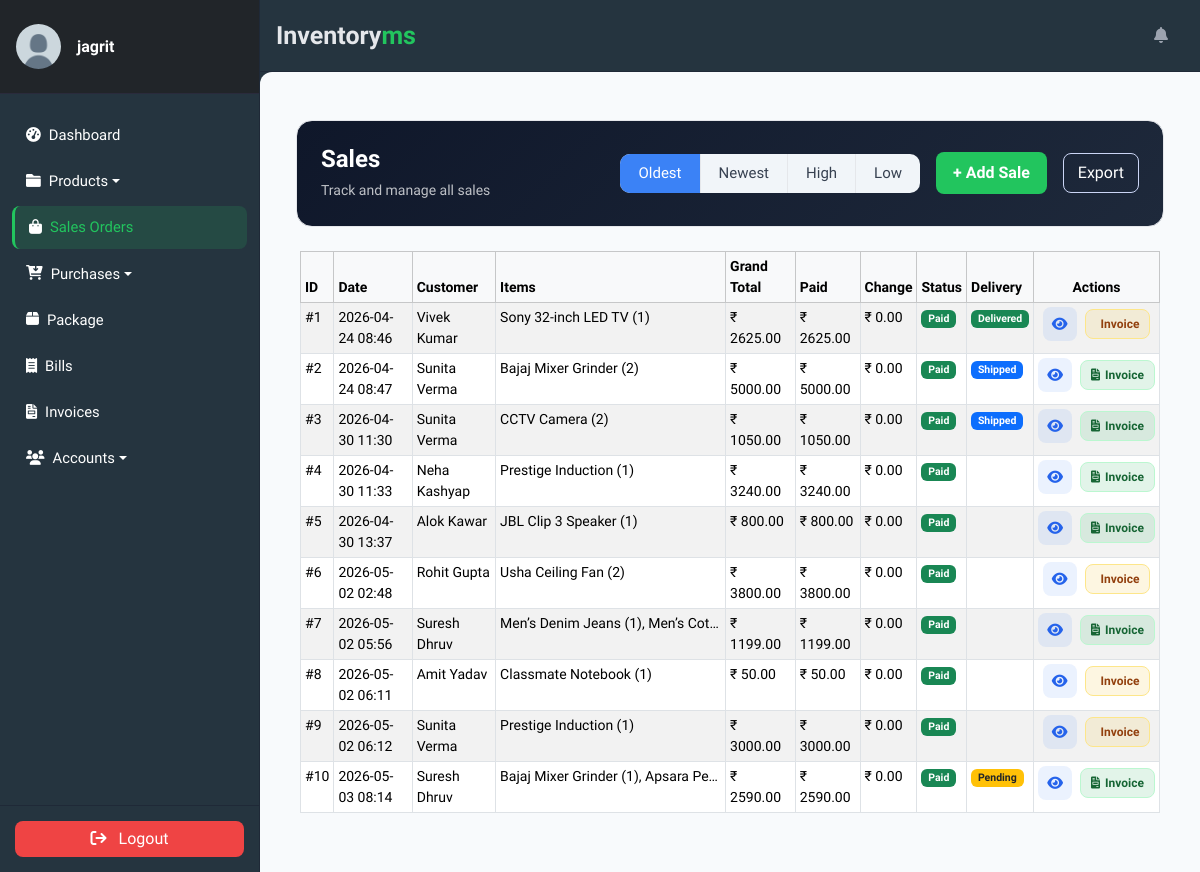
Screenshot of /transactions/sales/ (signed in) with the database file from the repository.
### accounts/models.py (models this page shows, shortened)
class Profile(models.Model):
    user = models.OneToOneField(
        User, on_delete=models.CASCADE, verbose_name='User'
    )
    slug = AutoSlugField(
        unique=True,
        verbose_name='Account ID',
        populate_from='email'
    )
    profile_picture = ProcessedImageField(
        default='profile_pics/default.jpg',
        upload_to='profile_pics',
        format='JPEG',
        processors=[ResizeToFill(150, 150)],
        options={'quality': 100}
    )
    telephone = PhoneNumberField(
        null=True, blank=True, verbose_name='Telephone'
    )
    email = models.EmailField(
        max_length=150, blank=True, null=True, verbose_name='Email'
    )
    first_name = models.CharField(
        max_length=30, blank=True, verbose_name='First Name'
    )
    last_name = models.CharField(
        max_length=30, blank=True, verbose_name='Last Name'
    )
    status = models.CharField(
        choices=STATUS_CHOICES,
        max_length=12,
        default='INA',
        verbose_name='Status'
    )
    role = models.CharField(
        choices=ROLE_CHOICES,
        max_length=12,
        blank=True,
        null=True,
        verbose_name='Role'
    )
    class Meta:
        ordering = ['slug']
        verbose_name = 'Profile'
        verbose_name_plural = 'Profiles'

class Customer(models.Model):
    first_name = models.CharField(max_length=256)
    last_name = models.CharField(max_length=256, blank=True, null=True)
    address = models.TextField(max_length=256, blank=True, null=True)
    email = models.EmailField(max_length=256, blank=True, null=True)
    phone = models.CharField(max_length=30, blank=True, null=True)
    loyalty_points = models.IntegerField(default=0)
    class Meta:
        db_table = 'Customers'
    def __str__(self) -> str:
        return self.get_full_name()
    def get_full_name(self):
        return f"{self.first_name} {self.last_name or ''}".strip()

### transactions/models.py (models this page shows, shortened)
class Sale(models.Model):
    date_added = models.DateTimeField(
        auto_now_add=True,
        verbose_name="Sale Date"
    )
    customer = models.ForeignKey(
        Customer,
        on_delete=models.DO_NOTHING,
        db_column="customer"
    )
    sub_total = models.DecimalField(
        max_digits=10,
        decimal_places=2,
        default=0.0
    )
    grand_total = models.DecimalField(
        max_digits=10,
        decimal_places=2,
        default=0.0
    )
    tax_amount = models.DecimalField(
        max_digits=10,
        decimal_places=2,
        default=0.0
    )
    tax_percentage = models.FloatField(default=0.0)
    amount_paid = models.DecimalField(
        max_digits=10,
        decimal_places=2,
        default=0.0
    )
    amount_change = models.DecimalField(
        max_digits=10,
        decimal_places=2,
        default=0.0
    )
    class Meta:
        db_table = "sales"
        verbose_name = "Sale"
        verbose_name_plural = "Sales"

class SaleDetail(models.Model):
    sale = models.ForeignKey(
        Sale,
        on_delete=models.CASCADE,
        db_column="sale",
        related_name="saledetail_set"
    )
    item = models.ForeignKey(
        Item,
        on_delete=models.DO_NOTHING,
        db_column="item"
    )
    price = models.DecimalField(
        max_digits=10,
        decimal_places=2
    )
    quantity = models.PositiveIntegerField()
    total_detail = models.DecimalField(max_digits=10, decimal_places=2)
    class Meta:
        db_table = "sale_details"
        verbose_name = "Sale Detail"
        verbose_name_plural = "Sale Details"

### store/models.py (models this page shows, shortened)
class Item(models.Model):
    slug = AutoSlugField(unique=True, populate_from='name')
    name = models.CharField(max_length=50)
    sku = models.CharField(max_length=32, unique=True, null=True, blank=True)
    description = models.TextField(max_length=256)
    category = models.ForeignKey(Category, on_delete=models.CASCADE)
    quantity = models.IntegerField(default=0)
    low_stock_threshold = models.PositiveIntegerField(default=5)
    price = models.FloatField(default=0)
    cost_price = models.FloatField(default=0)
    image = models.ImageField(
        upload_to='products/', null=True, blank=True,
        help_text="Product image (optional). JPG / PNG / WebP."
    )
    expiring_date = models.DateTimeField(null=True, blank=True)
    vendor = models.ForeignKey(Vendor, on_delete=models.SET_NULL, null=True)
    class Meta:
        ordering = ['name']
        verbose_name_plural = 'Items'

class Delivery(models.Model):
    sale = models.OneToOneField(
        'transactions.Sale',
        on_delete=models.CASCADE,
        null=True, blank=True,
        related_name='delivery',
        help_text="The Sale this delivery fulfils. NULL = manual delivery.",
    )
    status = models.CharField(
        max_length=10,
        choices=DELIVERY_STATUS,
        default='PENDING',
        db_index=True,
    )
    shipped_date = models.DateTimeField(null=True, blank=True)
    delivered_date = models.DateTimeField(null=True, blank=True)
    item = models.ForeignKey(
        Item, blank=True, null=True, on_delete=models.SET_NULL
    )
    invoice = models.ForeignKey(
        'invoice.Invoice', blank=True, null=True,
        on_delete=models.SET_NULL, related_name='deliveries'
    )
    customer = models.ForeignKey(
        'accounts.Customer', blank=True, null=True,
        on_delete=models.SET_NULL, related_name='deliveries'
    )
    customer_name = models.CharField(max_length=60, blank=True, null=True)
    email = models.EmailField(max_length=120, blank=True, null=True)
    phone_number = models.CharField(max_length=15, blank=True, null=True)
    location = models.CharField(max_length=255, blank=True, null=True)
    date = models.DateTimeField(null=True, blank=True)
    is_delivered = models.BooleanField(default=False, verbose_name='Is Delivered')
    class Meta:
        ordering = ['-id']
    _PHONE_RE = re.compile(r'^[6-9]\d{9}$')

### transactions/views.py (the view)
# urls.py: path('sales/', SaleListView.as_view(), name='saleslist'),
class SaleListView(LoginRequiredMixin, ListView):
    model = Sale
    template_name = "transactions/sales_list.html"
    context_object_name = "sales"
    paginate_by = 10
    def get_queryset(self):
        order = self.request.GET.get('order', 'old')
        qs = Sale.objects.select_related('customer').prefetch_related(
            'saledetail_set__item'
        )
        if order == 'new':
            return qs.order_by('-date_added')
        elif order == 'high':
            return qs.order_by('-grand_total')
        elif order == 'low':
            return qs.order_by('grand_total')
        else:
            return qs.order_by('date_added')
    def get_context_data(self, **kwargs):
        ctx = super().get_context_data(**kwargs)
        from invoice.models import Invoice
        from store.models import Delivery
        invoiced_sale_ids = set(
            Invoice.objects.filter(sale__isnull=False)
            .values_list('sale_id', flat=True)
        )
        ctx['invoiced_sale_ids'] = invoiced_sale_ids
        delivery_map = {
            d['sale_id']: d
            for d in Delivery.objects.filter(sale__isnull=False)
            .values('sale_id', 'id', 'status')
        }
        ctx['delivery_map'] = delivery_map
        return ctx

### transactions/templates/transactions/sales_list.html (shortened to what this page needs)
{% extends "store/base.html" %}
{% load static %}
{% block content %}
<div class="container my-4">
    <div class="card header-dark rounded-4 p-4">
        <div class="d-flex flex-wrap justify-content-between align-items-center gap-3">
            <div>
                <h4 class="mb-1 text-white fw-bold">Sales</h4>
                <small class="text-light opacity-75">Track and manage all sales</small>
            </div>
            <div class="d-flex flex-wrap align-items-center gap-3">
                <div class="sort-container">
                    <a href="?order=old"
                       class="sort-btn {% if request.GET.order == 'old' or not request.GET.order %}active-primary{% endif %}">
                        Oldest
                    </a>
                    <a href="?order=new"
                       class="sort-btn {% if request.GET.order == 'new' %}active-primary{% endif %}">
                        Newest
                    </a>
                    <a href="?order=high"
                       class="sort-btn {% if request.GET.order == 'high' %}active-success{% endif %}">
                        High
                    </a>
                    <a href="?order=low"
                       class="sort-btn {% if request.GET.order == 'low' %}active-success{% endif %}">
                        Low
                    </a>
                </div>
                <a href="{% url 'sale-create' %}" class="btn add-sale-btn">
                    + Add Sale
                </a>
                <a href="{% url 'sales-export' %}" class="btn export-btn">
                    Export
                </a>
            </div>
        </div>
    </div>
</div>
<div class="container px-3">
    <table class="table table-bordered table-striped table-hover table-sm">
        <thead class="table-light">
            <tr>
                <th>ID</th>
                <th>Date</th>
                <th>Customer</th>
                <th>Items</th>
                <th>Grand Total</th>
                <th>Paid</th>
                <th>Change</th>
                <th>Status</th>
                <th>Delivery</th>
                <th class="text-center">Actions</th>
            </tr>
        </thead>
        <tbody>
            {% for sale in sales %}
            <tr>
                <td>#{{ sale.id }}</td>
                <td>{{ sale.date_added|date:"Y-m-d H:i" }}</td>
                <td>{{ sale.customer }}</td>
                <td class="items-cell">
                    {% for detail in sale.saledetail_set.all %}
                        {{ detail.item.name }} ({{ detail.quantity }}){% if not forloop.last %}, {% endif %}
                    {% empty %}
                        None
                    {% endfor %}
                </td>
                <td>₹ {{ sale.grand_total }}</td>
                <td>₹ {{ sale.amount_paid }}</td>
                <td>₹ {{ sale.amount_change }}</td>
                <td>
                    {% if sale.amount_paid >= sale.grand_total %}
                        <span class="badge bg-success">Paid</span>
                    {% elif sale.amount_paid > 0 %}
                        <span class="badge bg-warning text-dark">Partial</span>
                    {% else %}
                        <span class="badge bg-danger">Unpaid</span>
                    {% endif %}
                </td>
                <td>
                    {% for key, dinfo in delivery_map.items %}{% if key == sale.id %}
                        {% if dinfo.status == 'DELIVERED' %}
                            <a href="{% url 'delivery-detail' dinfo.id %}"
                               class="badge bg-success text-decoration-none">Delivered</a>
                        {% elif dinfo.status == 'SHIPPED' %}
                            <a href="{% url 'delivery-detail' dinfo.id %}"
                               class="badge bg-primary text-decoration-none">Shipped</a>
                        {% else %}
                            <a href="{% url 'delivery-detail' dinfo.id %}"
                               class="badge bg-warning text-dark text-decoration-none">Pending</a>
                        {% endif %}
                    {% endif %}{% endfor %}
                </td>
                <td class="text-center">
                    <div class="d-flex justify-content-center align-items-center gap-2">
                        <a class="view-btn" href="{% url 'sale-detail' sale.id %}" title="View sale">
                            <i class="fa-solid fa-eye"></i>
                        </a>
                        {% if sale.id in invoiced_sale_ids %}
                            <a class="inv-btn inv-btn--exists"
                               href="{% url 'invoice-detail' sale.invoice.slug %}"
                               title="View invoice {{ sale.invoice.invoice_number }}">
                                <i class="fa-solid fa-file-invoice"></i>
                                <span>Invoice</span>
                            </a>
                        {% else %}
                            <a class="inv-btn inv-btn--create"
                               href="{% url 'invoice-from-sale' sale.id %}"
                               title="Generate invoice from this sale">
                                <span>Invoice</span>
                            </a>
                        {% endif %}
                    </div>
                </td>
            </tr>
            {% endfor %}
        </tbody>
    </table>
</div>
{% endblock %}

### store/templates/store/sidebar.html (shortened to what this page needs)
{% load static %}
<aside class="sidebar">
    <div class="sidebar-header d-flex align-items-center px-3 py-4">
        <a href="{% url 'user-profile' %}" class="d-flex align-items-center text-decoration-none">
            {% if request.user.profile.profile_picture %}
                <img class="rounded-circle img-fluid" width="45"
                     src="{{ request.user.profile.profile_picture.url }}">
            {% else %}
                <img class="rounded-circle img-fluid" width="45"
                     src="{% static 'default-avatar.png' %}">
            {% endif %}
            <div class="ms-3">
                <h6 class="mb-0 fw-semibold">
                    {{ request.user.username }}
                </h6>
            </div>
        </a>
    </div>
    <div class="nav-container">
        <ul class="nav flex-column mt-2">
            <li class="nav-item mb-1">
                <a class="nav-link {% if request.resolver_match.url_name == 'dashboard' %}active{% endif %}"
                   href="{% url 'dashboard' %}">
                    <i class="fa fa-tachometer-alt me-2"></i> Dashboard
                </a>
            </li>
            <li class="nav-item mb-1 dropdown">
                <a class="nav-link dropdown-toggle
                   {% if request.resolver_match.url_name == 'productslist' or request.resolver_match.url_name == 'category-list' %}active{% endif %}"
                   href="#" data-bs-toggle="dropdown">
                    <i class="fa fa-folder me-2"></i> Products
                </a>
            </li>
            <li class="nav-item mb-1">
                <a class="nav-link {% if request.resolver_match.url_name == 'saleslist' %}active{% endif %}"
                   href="{% url 'saleslist' %}">
                    <i class="fa fa-shopping-bag me-2"></i> Sales Orders
                </a>
            </li>
            <li class="nav-item mb-1 dropdown">
                <a class="nav-link dropdown-toggle
                   "
                   href="#" data-bs-toggle="dropdown">
                    <i class="fa-solid fa-cart-arrow-down me-2"></i> Purchases
                </a>
            </li>
            <li class="nav-item mb-1">
                <a class="nav-link {% if request.resolver_match.url_name == 'deliveries' %}active{% endif %}"
                   href="{% url 'deliveries' %}">
                    <i class="fa-solid fa-box me-2"></i> Package
                </a>
            </li>
            <li class="nav-item mb-1">
                <a class="nav-link {% if request.resolver_match.url_name == 'bill_list' %}active{% endif %}"
                   href="{% url 'bill_list' %}">
                    <i class="fa-solid fa-receipt me-2"></i>Bills
                </a>
            </li>
            <li class="nav-item mb-1">
                <a class="nav-link {% if request.resolver_match.url_name == 'invoicelist' %}active{% endif %}"
                   href="{% url 'invoicelist' %}">
                    <i class="fa-solid fa-file-invoice me-2"></i>Invoices
                </a>
            </li>
            <li class="nav-item mb-1 dropdown">
                <a class="nav-link dropdown-toggle
                   {% if request.resolver_match.url_name == 'profile_list' or request.resolver_match.url_name == 'customer_list' or request.resolver_match.url_name == 'vendor-list' %}active{% endif %}"
                   href="#" data-bs-toggle="dropdown">
                    <i class="fa fa-users me-2"></i> Accounts
                </a>
            </li>
        </ul>
    </div>
    <div class="sidebar-footer text-center">
        <form method="post" action="{% url 'user-logout' %}">
            <button type="submit" class="btn w-100">
                <i class="fa fa-sign-out me-2"></i> Logout
            </button>
        </form>
    </div>
</aside>

### rows the page displays
Sale: id "1", date_added "2026-04-24 08:46", customer "Vivek Kumar", grand_total "2625.00", amount_paid "2625.00", amount_change "0.00", shows "Paid", shows "Invoice"
SaleDetail: item.name "Sony 32-inch LED TV", quantity "1"
Delivery: status "Delivered"
Sale: id "2", date_added "2026-04-24 08:47", customer "Sunita Verma", grand_total "5000.00", amount_paid "5000.00", amount_change "0.00", shows "Paid"
SaleDetail: item.name "Bajaj Mixer Grinder", quantity "2"
Delivery: status "Shipped"
Sale: id "3", date_added "2026-04-30 11:30", customer "Sunita Verma", grand_total "1050.00", amount_paid "1050.00", amount_change "0.00", shows "Paid"
SaleDetail: item.name "CCTV Camera", quantity "2"
Delivery: status "Shipped"
Sale: id "4", date_added "2026-04-30 11:33", customer "Neha Kashyap", grand_total "3240.00", amount_paid "3240.00", amount_change "0.00", shows "Paid"
SaleDetail: item.name "Prestige Induction", quantity "1"
Sale: id "5", date_added "2026-04-30 13:37", customer "Alok Kawar", grand_total "800.00", amount_paid "800.00", amount_change "0.00", shows "Paid"
SaleDetail: item.name "JBL Clip 3 Speaker", quantity "1"
Sale: id "6", date_added "2026-05-02 02:48", customer "Rohit Gupta", grand_total "3800.00", amount_paid "3800.00", amount_change "0.00", shows "Paid", shows "Invoice"
SaleDetail: item.name "Usha Ceiling Fan", quantity "2"
Sale: id "7", date_added "2026-05-02 05:56", customer "Suresh Dhruv", grand_total "1199.00", amount_paid "1199.00", amount_change "0.00", shows "Paid"
SaleDetail: item.name "Men’s Denim Jeans", quantity "1"
SaleDetail: item.name "Men’s Cot…"
Sale: id "8", date_added "2026-05-02 06:11", customer "Amit Yadav", grand_total "50.00", amount_paid "50.00", amount_change "0.00", shows "Paid", shows "Invoice"
SaleDetail: item.name "Classmate Notebook", quantity "1"
Sale: id "9", date_added "2026-05-02 06:12", customer "Sunita Verma", grand_total "3000.00", amount_paid "3000.00", amount_change "0.00", shows "Paid", shows "Invoice"
SaleDetail: item.name "Prestige Induction", quantity "1"
Sale: id "10", date_added "2026-05-03 08:14", customer "Suresh Dhruv", grand_total "2590.00", amount_paid "2590.00", amount_change "0.00", shows "Paid"
SaleDetail: item.name "Bajaj Mixer Grinder", quantity "1"
SaleDetail: item.name "Apsara Pe…"
Delivery: status "Pending"

### other values shown
{{ request.user.username }} "jagrit"
